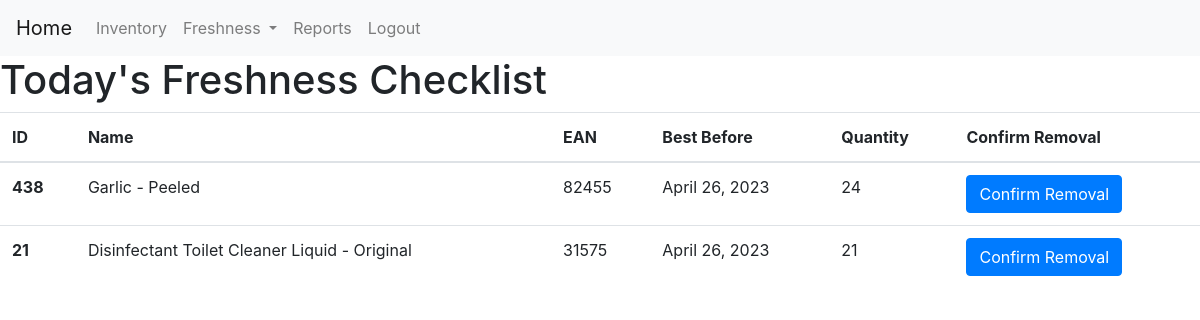
The page /Freshness/removals/ (signed in) on the database its author committed.
### Inventory/models.py (models this page shows, shortened)
class StockItem(models.Model):
    activeProduct= models.ForeignKey(ActiveProduct, on_delete=models.RESTRICT)
    bestBeforeDate = models.DateField(null=True, blank=True)
    quantity = models.IntegerField(default=1)
    UniqueBarcode = models.TextField(default="1")

class ActiveProduct(models.Model):
    Product= models.ForeignKey(Product, on_delete=models.RESTRICT)
    minimumStockQuantity = models.PositiveIntegerField(default=0)
    Classes= (("N/A","N/A"),
        ("EXTRA CLASS","Extra Class"),
        ("CLASS 1","Class 1"),
        ("CLASS 2","Class 2"))
    Class = models.CharField(max_length=11,choices=Classes,default="N/A")

class Product(models.Model):
    ProductName= models.CharField(max_length=100)
    Brand= models.CharField(max_length=100)
    Price = models.FloatField()
    DiscountPrice=models.FloatField()
    Image_Url= models.CharField(max_length=300)
    Category= models.CharField(max_length=100)
    Barcode = models.CharField(max_length=16)
    EAN = models.CharField(max_length=6)

### Freshness/views.py (the view, shortened to what this page needs)
# urls.py: path('removals/',views.removals,name="removals"),
@login_required(login_url="/login/")
def removals(request):
    items= StockItem.objects.filter(Q(bestBeforeDate__lte=date.today())).order_by('activeProduct__sequence__position')
    return render(request,'freshness.html',{"items":items})

### Freshness/templates/freshness.html (shortened to what this page needs)
{%extends "base.html"%}
{%load crispy_forms_tags %}
{%block content%}
<h1>Today's Freshness Checklist</h1>
<table class="table">
    <thead>
        <tr>
            <th scope="col">ID</th>
            <th scope="col">Name</th>
            <th scope="col">EAN</th>
            <th scope="col">Best Before</th>
            <th scope="col">Quantity</th>
            <th scope="col">Confirm Removal</th>
        </tr>
    </thead>
    <tbody>
{%for item in items%}
        <tr>
            <th scope="row">{{item.activeProduct.Product.id}}</th>
            <td>{{item.activeProduct.Product.ProductName}}</td>
            <td>{{item.activeProduct.Product.EAN}}</td>
            <td>{{item.bestBeforeDate}}</td>
            <td>{{item.quantity}}</td>
            <td>
                <form method="POST">
                    <button type="submit" class="btn btn-primary">Confirm Removal</button>
                </form>
            </td>
        </tr>
{%endfor%}
    </tbody>
</table>
{%endblock%}

### rows shown on the page
StockItem: activeProduct.Product.id "438", activeProduct.Product.ProductName "Garlic - Peeled", activeProduct.Product.EAN "82455", bestBeforeDate "April 26, 2023", quantity "24"
StockItem: activeProduct.Product.id "21", activeProduct.Product.ProductName "Disinfectant Toilet Cleaner Liquid - Original", activeProduct.Product.EAN "31575", bestBeforeDate "April 26, 2023", quantity "21"
